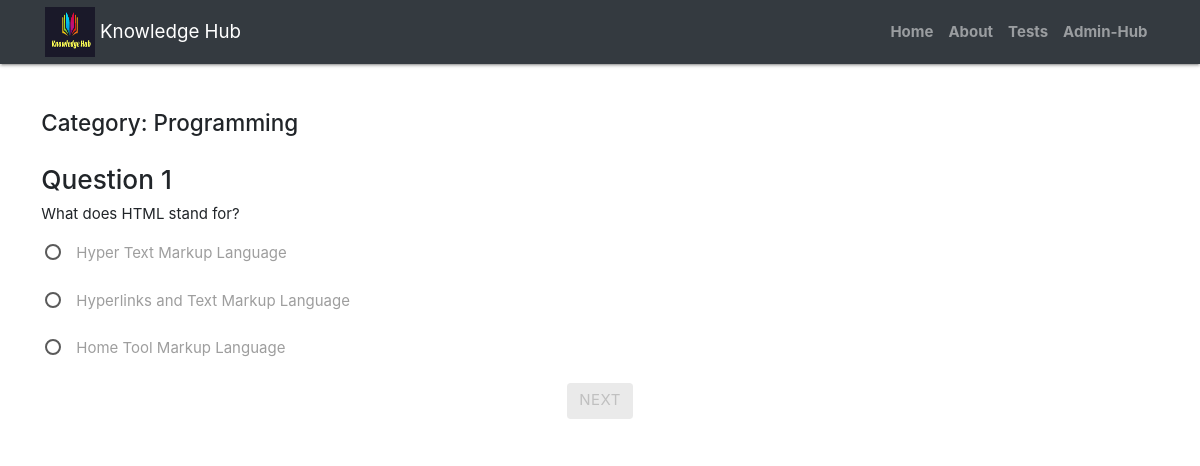
Screenshot of /users/controllers/controller-test.php?test_id=3 (signed in) with the database file from the repository.
### tables this page shows
CREATE TABLE `questions` (
  `id_questions` int(11) NOT NULL,
  `category` varchar(50) DEFAULT NULL,
  `question` varchar(255) DEFAULT NULL,
  `id_tests` int(11) NOT NULL
);

CREATE TABLE `answers` (
  `id_answers` int(11) NOT NULL,
  `answer` varchar(50) NOT NULL,
  `id_questions` int(11) NOT NULL,
  `correct_answer` int(11) NOT NULL
);

### users/controllers/controller-test.php (called while the page is built, shortened)
<?php
require_once '../models/tests.php';
if (isset($_SESSION['user'])) {
    $questions = Tests::questions($_SESSION['current_test_id']);
    $current_question = $questions[$_SESSION['current_question_index']];
    $answers  = Tests::answersNew($_SESSION['current_test_id'], $_SESSION['current_question_id']);
} else {
    header("Location: ../../index.php");
    exit();
}
include_once '../views/view-test.php';

### users/models/tests.php (called while the page is built, shortened)
<?php
class Tests
{
    public static function questions(string $test_id){
        try {
            $db = new PDO("mysql:host=localhost;dbname=" . DB_NAME, DB_USER, DB_PASS);
            $db->setAttribute(PDO::ATTR_ERRMODE, PDO::ERRMODE_EXCEPTION);
            $sql = "SELECT *
            FROM questions
            WHERE id_tests = :test_id;";
            $query = $db->prepare($sql);
            $query->bindValue(':test_id', $test_id,PDO::PARAM_STR);
            $query->execute();
            $result = $query->fetchAll(PDO::FETCH_ASSOC);
            return $result;
        } catch (PDOException $e) {
            echo "Erreur : " . $e->getMessage();
            die();
        }
    }
    public static function answersNew(string $test_id, string $question_id){
        try {
            $db = new PDO("mysql:host=localhost;dbname=" . DB_NAME, DB_USER, DB_PASS);
            $db->setAttribute(PDO::ATTR_ERRMODE, PDO::ERRMODE_EXCEPTION);
            $sql = "SELECT * from answers
             natural join tests_have_answers
             natural join questions where id_tests = :test_id  and id_questions = :question_id";
            $query = $db->prepare($sql);
            $query->bindValue(':test_id', $test_id,PDO::PARAM_STR);
            $query->bindValue(':question_id', $question_id,PDO::PARAM_STR);
            $query->execute();
            $result = $query->fetchAll(PDO::FETCH_ASSOC);
            return $result;
        } catch (PDOException $e) {
            echo "Erreur : " . $e->getMessage();
            die();
        }
    }
}

### users/views/view-test.php (the view, shortened to what this page needs)
<!DOCTYPE html>
<html>
<head>
    <link rel="stylesheet" href="https://cdnjs.cloudflare.com/ajax/libs/materialize/1.0.0/css/materialize.min.css">
</head>
<body>
    <?php include '../../assets/header.php'; ?>
    <br><br>
    <div class="container">
        <div class="row">
            <div class="col s12">
                <h4>Category: <?= $current_question['category'] ?></h4>
            </div>
        </div>
        <div class="row">
            <div class="col s12">
                <form action="controller-test.php" method="POST" novalidate >
                    <h3>Question <?= $_SESSION['current_question_index'] + 1 ?></h3>
                    <p><?= $current_question['question']; ?></p>
                    <div>
                        <?php foreach ($answers as $answer) : ?>
                            <p>
                                <label>
                                    <span><?= $answer['answer']; ?></span>
                                </label>
                            </p>
                        <?php endforeach; ?>
                    </div>
                    <div class="row">
                        <div class="col s12 center-align">
                            <button class="btn waves-effect waves-light" id="button" name="next" type="submit">Next</button>
                        </div>
                    </div>
                </form>
            </div>
        </div>
    </div>
</body>
</html>

### rows the page displays
questions: category "Programming", question "What does HTML stand for?"
answers: answer "Hyper Text Markup Language"
answers: answer "Hyperlinks and Text Markup Language"
answers: answer "Home Tool Markup Language"

### other values shown
$_SESSION['current_question_index'] + 1 "1"
